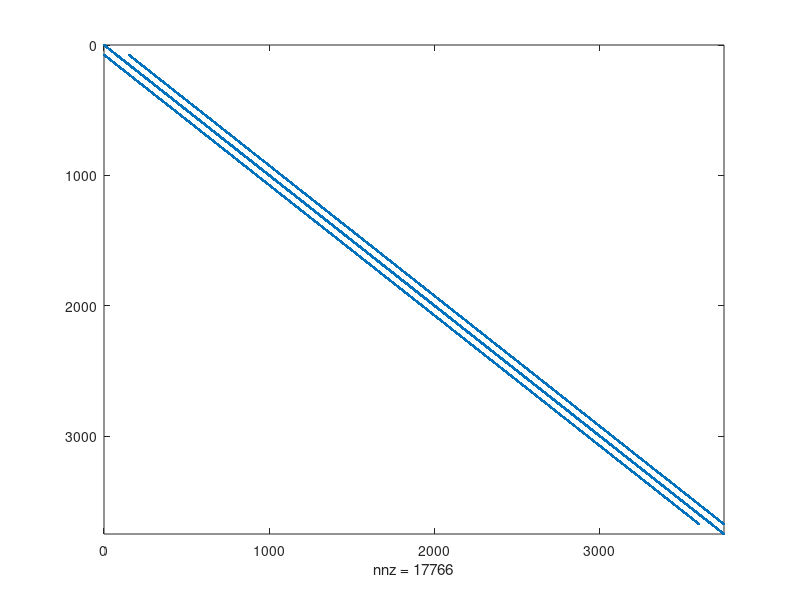
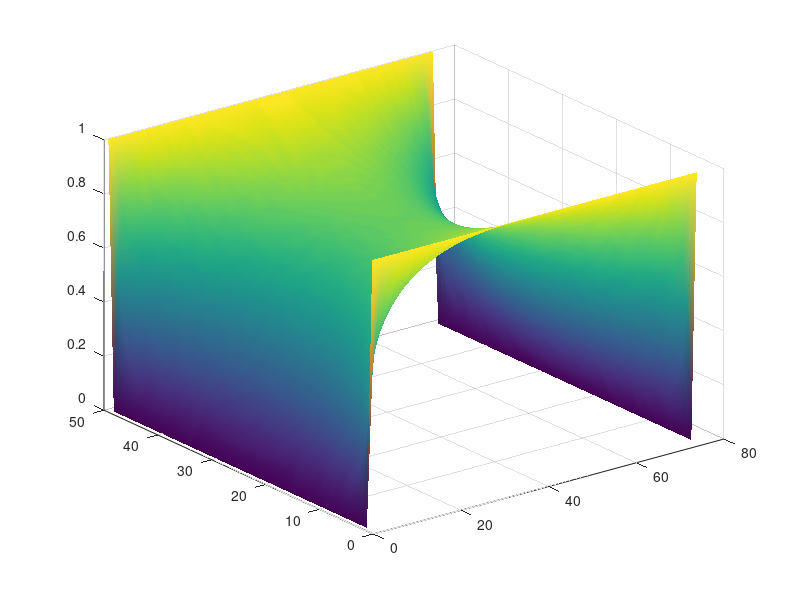
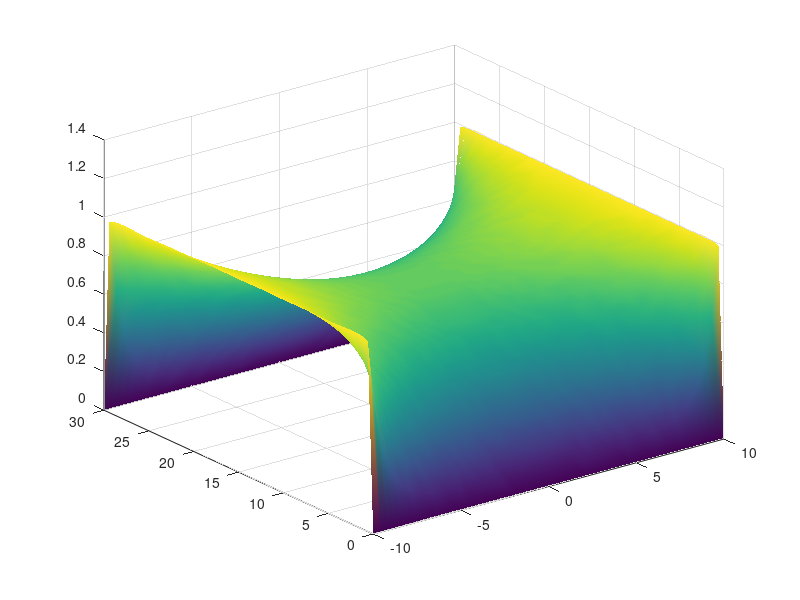

The MATLAB source for these figures, in order:

nx = 50;
ny = 75;
G = sparse(nx*ny);
volt = zeros(nx*ny);

for i = 1:1:nx
 for j = 1:1:ny
     n = j + (i-1)*ny;

     if i == 1
         G(n, :) = 0;
         G(n, n) = 1;
         volt(n) = 1;
         
     elseif i == nx
         G(n, :) = 0;
         G(n, n) = 1;
         volt(n) = 1;
         
     elseif j == 1
         G(n, :) = 0;
         G(n, n) = 1;
         
     elseif j == ny
         G(n, :) = 0;
         G(n, n) = 1;
         
     else
         G(n, n) = -4;
         G(n, n+1) = 1;
         G(n, n-1) = 1;
         G(n, n+ny) = 1;
         G(n, n-ny) = 1;
     end
 end
end

E = G\volt;
figure(1)
spy(G);


temp = zeros(nx, ny);

for i = 1:1:nx
     for j = 1:1:ny
        n = j + (i-1)*ny;
        temp(i,j) = E(n);
     end
end

figure(2)
surf(temp)
shading interp

analytical = zeros(50,50);

x = linspace(-10, 10, 50);
y = linspace(0, 30, 50);
[x1, y2] = meshgrid(x,y);

a = 30;
b = 10;

for n = 1:2:600
    
 analytical = analytical + cosh(n*pi*x1/a)./(n*cosh(n*pi*b/a)).*sin(n*pi*y2/a);
 realAnalytical = analytical*4/pi
 figure(3)
 
 surf(x, y, realAnalytical)
 shading interp
 pause(0.005);
 
end
